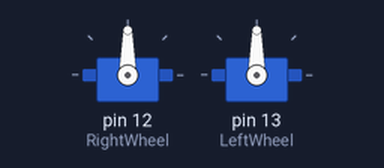
Simulated run of this sketch. Board: Arduino Uno, built with avr-gcc and run on an emulated ATmega328P. Shown: 2 × servo.

Above: at 0.05 s.
Timing chart, 0 to 16.9 s (numbered marks = the images above):
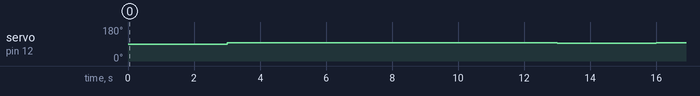

Measured:
- by itself, servo on pin 12 (RightWheel): alternates 96° for 10.0 s and 93° for 3.0 s

The sketch:

CourseCorrectionInvestigation.ino
```cpp
#include <Servo.h>
Servo RightWheel;
Servo LeftWheel;
//Stop Signal
int Stop = 1500;

// Full Speed Signals
int LeftFullClock = 1388;
int LeftFullAnti = 1600;
int RightFullClock = 1404;
int RightFullAnti = 1593.5;

//Half Speed Signals
float LeftHalfClock = 1465;
float LeftHalfAnti = 1537;
float RightHalfClock = 1461.5;
float RightHalfAnti = 1530;

void LeftTest(int direction){
  delay(3000);
  LeftWheel.writeMicroseconds(direction);
  delay(10000);
  LeftWheel.writeMicroseconds(1500);
}

void RightTest(int direction){
  delay(3000);
  RightWheel.writeMicroseconds(direction);
  delay(10000);
  RightWheel.writeMicroseconds(1500);
}

void Forward(){
  RightWheel.writeMicroseconds(RightFullClock);
  LeftWheel.writeMicroseconds(LeftFullAnti);
}

void Backward(){
  RightWheel.writeMicroseconds(RightFullAnti);
  LeftWheel.writeMicroseconds(LeftFullClock);
}

void StayStill(){
  RightWheel.writeMicroseconds(Stop);
  LeftWheel.writeMicroseconds(Stop);
}

void FullMovementTest(){
 delay(5000);
 RightWheel.writeMicroseconds(RightFullClock);
 LeftWheel.writeMicroseconds(LeftFullAnti);
 delay(10000);
 RightWheel.writeMicroseconds(Stop);
 LeftWheel.writeMicroseconds(Stop);
 delay(3000);
 RightWheel.writeMicroseconds(RightFullAnti);
 LeftWheel.writeMicroseconds(LeftFullClock);
 delay(10000);
 RightWheel.writeMicroseconds(Stop);
 LeftWheel.writeMicroseconds(Stop);
}

void setup() {
RightWheel.attach(12);
LeftWheel.attach(13);

}

void loop() {

RightTest(RightHalfAnti);

}
```
